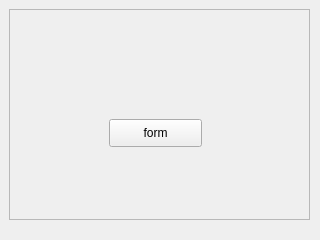
<?xml version="1.0" encoding="UTF-8"?>
<ui version="4.0">
 <class>Form</class>
 <widget class="QWidget" name="Form">
  <property name="geometry">
   <rect>
    <x>0</x>
    <y>0</y>
    <width>320</width>
    <height>240</height>
   </rect>
  </property>
  <property name="windowTitle">
   <string>Form</string>
  </property>
  <widget class="QFrame" name="frameSetting">
   <property name="geometry">
    <rect>
     <x>9</x>
     <y>9</y>
     <width>301</width>
     <height>211</height>
    </rect>
   </property>
   <property name="frameShape">
    <enum>QFrame::StyledPanel</enum>
   </property>
   <property name="frameShadow">
    <enum>QFrame::Raised</enum>
   </property>
   <widget class="QPushButton" name="pushButton">
    <property name="geometry">
     <rect>
      <x>100</x>
      <y>110</y>
      <width>93</width>
      <height>28</height>
     </rect>
    </property>
    <property name="text">
     <string>form</string>
    </property>
   </widget>
  </widget>
 </widget>
 <resources/>
 <connections/>
</ui>
